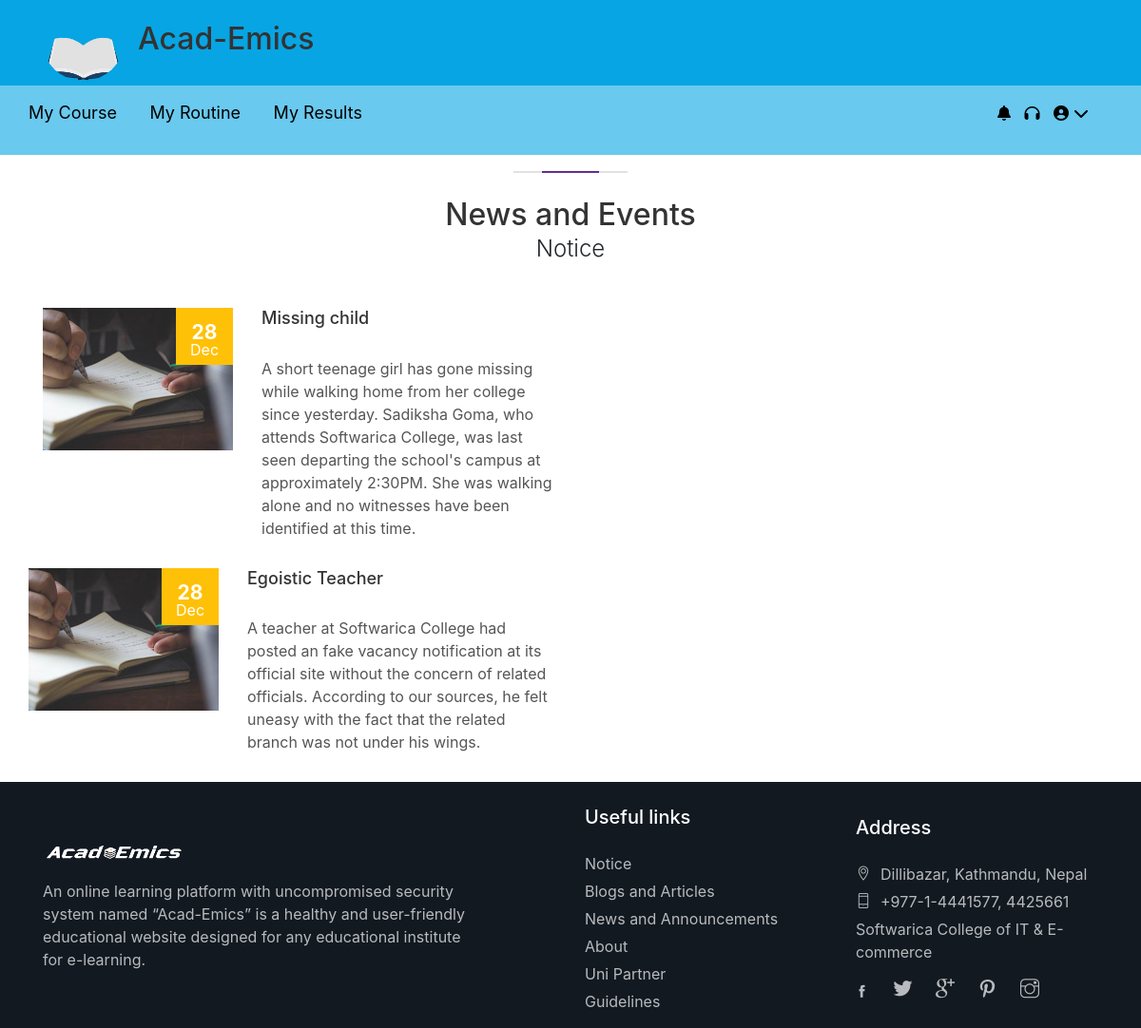
Before: /notification/ with the older database file.
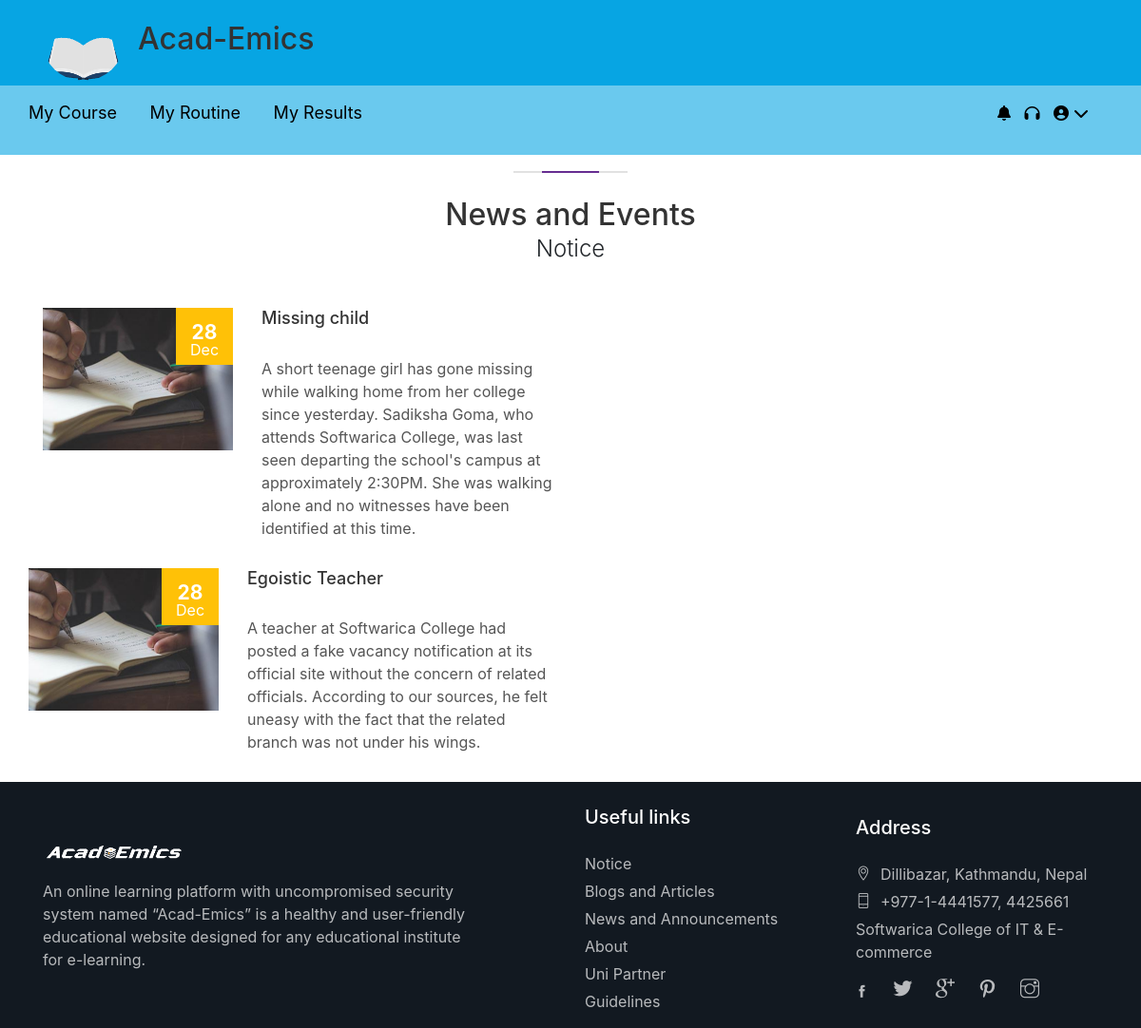
After: the same page with the newer database file.
### notification/models.py (models this page shows)
class Notify(models.Model):
    title = models.CharField(max_length=30)
    content = models.TextField()

### notification/views.py (the view)
# urls.py: path('',views.notify),
def notify(request):
    notice = Notify.objects.all()
    return render (request,'notification.html',{
        'notice' : notice
    })

### templates/notification.html
{% extends 'base.html' %}
{% load static %}
{% block content %}
		<div class="bg_color_1">
			<div class="container margin_120_95">
				<div class="main_title_2">
					<span><em></em></span>
					<h2>News and Events</h2>
					<p>Notice</p>
				</div>
                {% for note in notice %}
                    <div class="row">
                        <div class="col-lg-6">
                                <a class="box_news" href="#0">
                                    <figure><img src="img/news_home_1.jpg" alt="">
                                        <figcaption><strong>28</strong>Dec</figcaption>
                                    </figure>
                                    <h4>{{note.title}}</h4>
                                    <p>{{note.content}}</a>
                        </div>
                {% endfor %}
				</div>
			</div>
		</div>
{% endblock %}

Changed rows visible on the page:
changed Notify "Egoistic Teacher": content "…Softwarica College had posted an fake vacancy notification at…" → "…Softwarica College had posted a fake vacancy notification at…"
